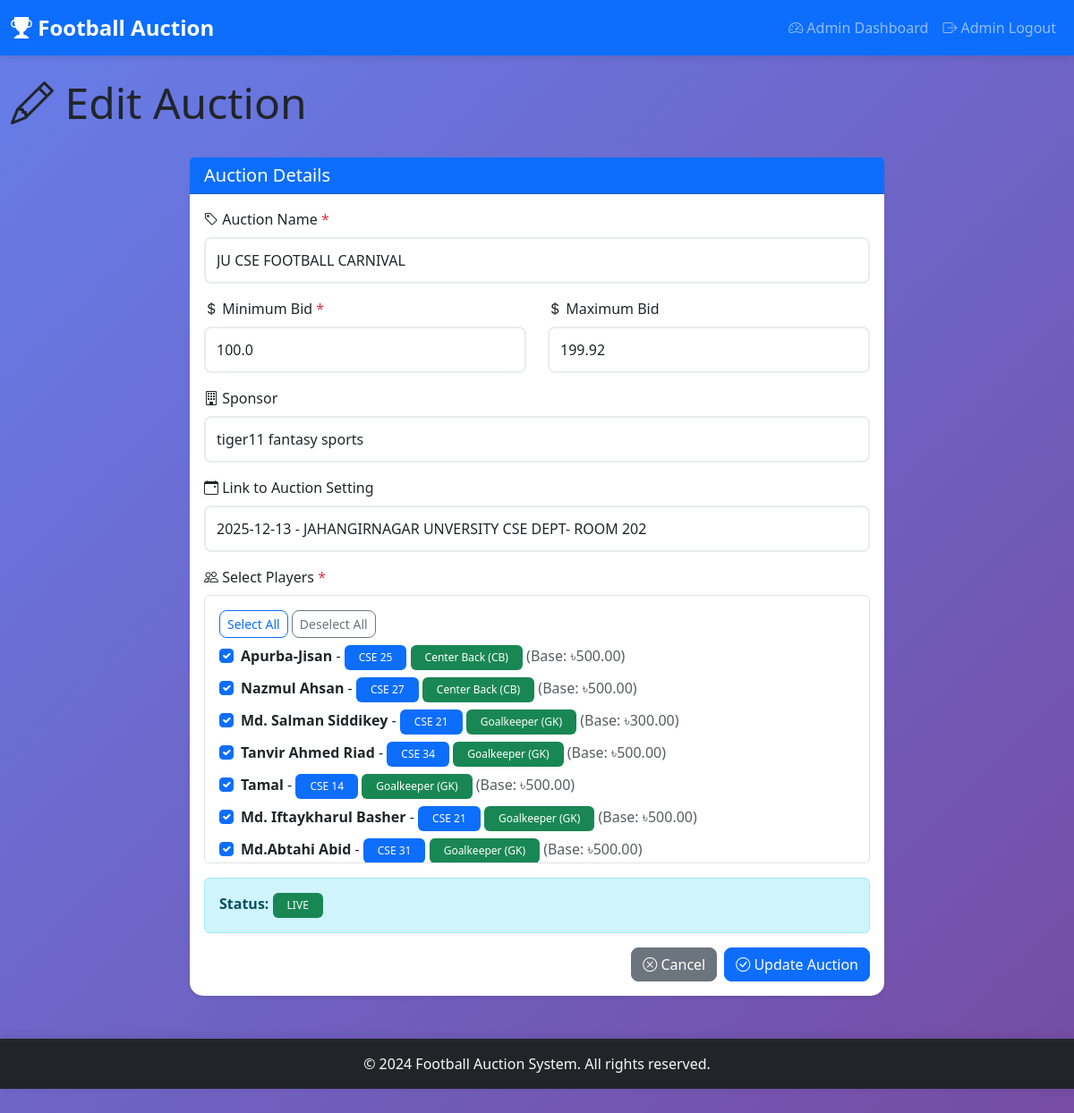
The page /admin/auction/edit/1 (signed in) on the database its author committed.
### app.py (models this page shows)
class Auction(db.Model):
    id = db.Column(db.Integer, primary_key=True)
    name = db.Column(db.String(200), nullable=False)
    min_bid = db.Column(db.Float, default=0.0, nullable=False)
    max_bid = db.Column(db.Float, nullable=True)
    sponsor = db.Column(db.String(200), nullable=True)
    status = db.Column(db.String(20), default='draft', nullable=False)  # draft, live, closed
    auction_setting_id = db.Column(db.Integer, db.ForeignKey('auction_setting.id'), nullable=True)
    created_at = db.Column(db.DateTime, default=datetime.utcnow)
    updated_at = db.Column(db.DateTime, default=datetime.utcnow, onupdate=datetime.utcnow)
    is_live = db.Column(db.Boolean, default=False, nullable=False)
    current_player_id = db.Column(db.Integer, db.ForeignKey('player.id'), nullable=True)
    highest_bid = db.Column(db.Float, default=0.0, nullable=False)
    highest_bid_team_id = db.Column(db.Integer, db.ForeignKey('team.id'), nullable=True)
    auction_setting = db.relationship('AuctionSetting', backref=db.backref('auctions', lazy=True))
    players = db.relationship('Player', secondary=auction_players, lazy='subquery',
                           backref=db.backref('auctions', lazy=True))
    current_player = db.relationship('Player', foreign_keys=[current_player_id], lazy=True)
    highest_bid_team = db.relationship('Team', foreign_keys=[highest_bid_team_id], lazy=True)

class AuctionSetting(db.Model):
    id = db.Column(db.Integer, primary_key=True)
    auction_start_time = db.Column(db.DateTime, nullable=False)
    auction_date = db.Column(db.String(100), nullable=True)  # e.g., "Saturday, December 14, 2025"
    auction_place = db.Column(db.String(200), nullable=True)  # Auction venue/location
    is_active = db.Column(db.Boolean, default=True)

class Player(db.Model):
    id = db.Column(db.Integer, primary_key=True)
    name = db.Column(db.String(100), nullable=False)
    batch = db.Column(db.String(50), nullable=False)
    position = db.Column(db.String(50), nullable=False)
    base_price = db.Column(db.Float, default=0.0, nullable=False)
    photo_filename = db.Column(db.String(255), nullable=True)
    created_at = db.Column(db.DateTime, default=datetime.utcnow)

### app.py (the view, shortened to what this page needs)
@app.route('/admin/auction/edit/<int:auction_id>', methods=['GET', 'POST'])
@admin_required
def edit_auction(auction_id):
    auction = Auction.query.get_or_404(auction_id)
    players = Player.query.all()
    auction_settings = AuctionSetting.query.all()
    selected_player_ids = [p.id for p in auction.players]
    return render_template('edit_auction.html', auction=auction, players=players,
                         auction_settings=auction_settings, selected_player_ids=selected_player_ids)

### app.py (called while the page is built)
def admin_required(f):
    @wraps(f)
    def decorated_function(*args, **kwargs):
        if 'admin_logged_in' not in session:
            flash('Please login as admin first', 'error')
            return redirect(url_for('admin_login'))
        return f(*args, **kwargs)
    return decorated_function

### templates/edit_auction.html (shortened to what this page needs)
{% extends "base.html" %}
{% block content %}
<div class="row mb-4">
    <div class="col-12">
        <h2 class="display-5">
            <i class="bi bi-pencil"></i> Edit Auction
        </h2>
    </div>
</div>
<div class="row">
    <div class="col-md-8 mx-auto">
        <div class="card shadow-sm">
            <div class="card-header bg-primary text-white">
                <h5 class="mb-0"> Auction Details</h5>
            </div>
            <div class="card-body">
                <form method="POST" action="{{ url_for('edit_auction', auction_id=auction.id) }}">
                    <div class="mb-3">
                        <label for="name" class="form-label">
                            <i class="bi bi-tag"></i> Auction Name <span class="text-danger">*</span>
                        </label>
                        <input type="text" class="form-control" id="name" name="name"
                               value="{{ auction.name }}" required>
                    </div>
                    <div class="row">
                        <div class="col-md-6 mb-3">
                            <label for="min_bid" class="form-label">
                                <i class="bi bi-currency-dollar"></i> Minimum Bid <span class="text-danger">*</span>
                            </label>
                            <input type="number" class="form-control" id="min_bid" name="min_bid"
                                   step="0.01" min="0" value="{{ auction.min_bid }}" required>
                        </div>
                        <div class="col-md-6 mb-3">
                            <label for="max_bid" class="form-label">
                                <i class="bi bi-currency-dollar"></i> Maximum Bid
                            </label>
                            <input type="number" class="form-control" id="max_bid" name="max_bid"
                                   step="0.01" min="0" value="{{ auction.max_bid if auction.max_bid else '' }}"
                                   placeholder="Optional">
                        </div>
                    </div>
                    <div class="mb-3">
                        <label for="sponsor" class="form-label">
                            <i class="bi bi-building"></i> Sponsor
                        </label>
                        <input type="text" class="form-control" id="sponsor" name="sponsor"
                               value="{{ auction.sponsor or '' }}" placeholder="Enter sponsor name">
                    </div>
                    <div class="mb-3">
                        <label for="auction_setting_id" class="form-label">
                            <i class="bi bi-calendar-event"></i> Link to Auction Setting
                        </label>
                        <select class="form-control" id="auction_setting_id" name="auction_setting_id">
                            {% for setting in auction_settings %}
                            <option value="{{ setting.id }}" {% if auction.auction_setting_id == setting.id %}selected{% endif %}>
                                {{ setting.auction_date }} - {{ setting.auction_place }}
                            </option>
                            {% endfor %}
                        </select>
                    </div>
                    <div class="mb-3">
                        <label class="form-label">
                            <i class="bi bi-people"></i> Select Players <span class="text-danger">*</span>
                        </label>
                        <div class="border rounded p-3" style="max-height: 300px; overflow-y: auto;">
                            {% if players %}
                            <div class="mb-2">
                                <button type="button" class="btn btn-sm btn-outline-primary" onclick="selectAllPlayers()">Select All</button>
                                <button type="button" class="btn btn-sm btn-outline-secondary" onclick="deselectAllPlayers()">Deselect All</button>
                            </div>
                            {% for player in players %}
                            <div class="form-check mb-2">
                                <input class="form-check-input player-checkbox" type="checkbox"
                                       name="players" value="{{ player.id }}" id="player_{{ player.id }}"
                                       {% if player.id in selected_player_ids %}checked{% endif %}>
                                <label class="form-check-label" for="player_{{ player.id }}">
                                    <strong>{{ player.name }}</strong> -
                                    <span class="badge bg-primary">{{ player.batch }}</span>
                                    <span class="badge bg-success">{{ player.position }}</span>
                                    <span class="text-muted">(Base: ৳{{ "%.2f"|format(player.base_price) }})</span>
                                </label>
                            </div>
                            {% endfor %}
                            {% else %}
                            <p class="text-muted">No players available.</p>
                            {% endif %}
                        </div>
                    </div>
                    <div class="alert alert-info">
                        <strong>Status:</strong>
                        <span class="badge
                            {% if auction.status == 'draft' %}bg-secondary
                            {% elif auction.status == 'live' %}bg-success
                            {% else %}bg-danger{% endif %}">
                            {{ auction.status|upper }}
                        </span>
                    </div>
                    <div class="d-grid gap-2 d-md-flex justify-content-md-end">
                        <a href="{{ url_for('admin_dashboard') }}" class="btn btn-secondary">
                            <i class="bi bi-x-circle"></i> Cancel
                        </a>
                        <button type="submit" class="btn btn-primary">
                            <i class="bi bi-check-circle"></i> Update Auction
                        </button>
                    </div>
                </form>
            </div>
        </div>
    </div>
</div>
{% endblock %}

### static/css/style.css (style rules this page uses)
:root { --primary-color: #0d6efd; --secondary-color: #6c757d; --success-color: #198754; --danger-color: #dc3545; --warning-color: #ffc107; --info-color: #0dcaf0; --dark-color: #212529; --light-color: #f8f9fa; }
body { font-family: 'Segoe UI', Tahoma, Geneva, Verdana, sans-serif; background: linear-gradient(135deg, #667eea 0%, #764ba2 100%); min-height: 100vh; padding-bottom: 60px; }
.card { border: none; border-radius: 15px; }
.btn { border-radius: 8px; font-weight: 500; transition: all 0.3s ease; }
.form-control { border-radius: 8px; border: 2px solid #e9ecef; padding: 0.75rem; transition: all 0.3s ease; }
.badge { padding: 0.5rem 1rem; font-weight: 500; }
.card { animation: fadeIn 0.5s ease; }
html { scroll-behavior: smooth; }

### rows shown on the page
Auction: name "JU CSE FOOTBALL CARNIVAL", min_bid "100.0", max_bid "199.92", sponsor "tiger11 fantasy sports", auction_setting_id "2025-12-13 - JAHANGIRNAGAR UNVERSITY CSE DEPT- ROOM 202", status "LIVE"
Player: players "☑", name "Apurba-Jisan", batch "CSE 25", position "Center Back (CB)", base_price "500.00"
Player: players "☑", name "Nazmul Ahsan", batch "CSE 27", position "Center Back (CB)", base_price "500.00"
Player: players "☑", name "Md. Salman Siddikey", batch "CSE 21", position "Goalkeeper (GK)", base_price "300.00"
Player: players "☑", name "Tanvir Ahmed Riad", batch "CSE 34", position "Goalkeeper (GK)", base_price "500.00"
Player: players "☑", name "Tamal", batch "CSE 14", position "Goalkeeper (GK)", base_price "500.00"
Player: players "☑", name "Md. Iftaykharul Basher", batch "CSE 21", position "Goalkeeper (GK)", base_price "500.00"
Player: players "☑", name "Md.Abtahi Abid", batch "CSE 31", position "Goalkeeper (GK)", base_price "500.00"
